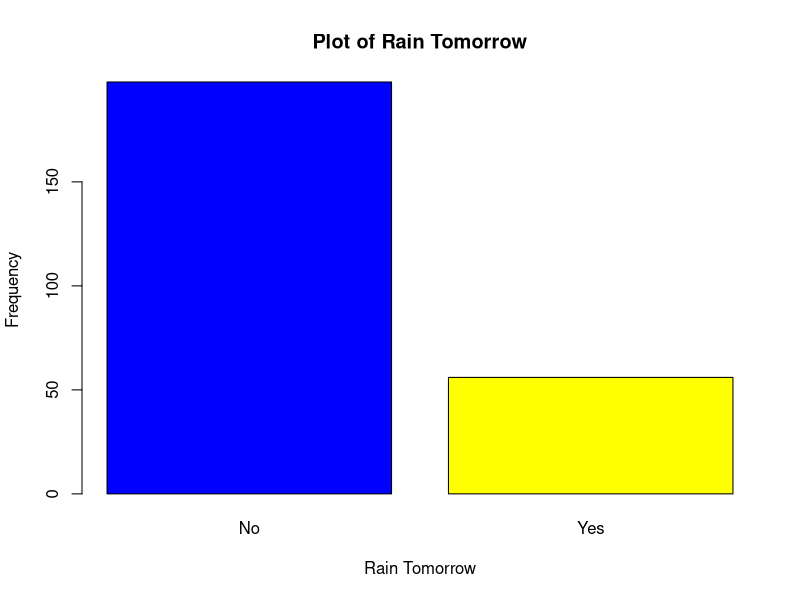
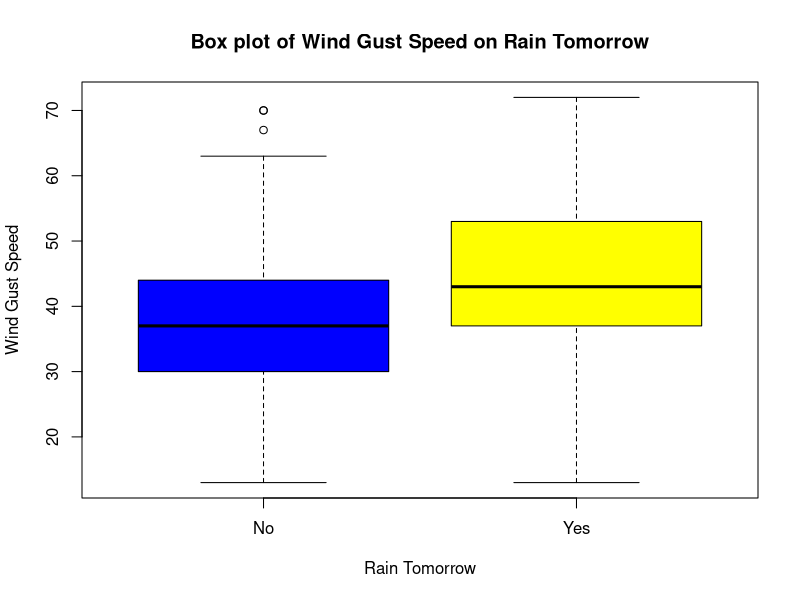
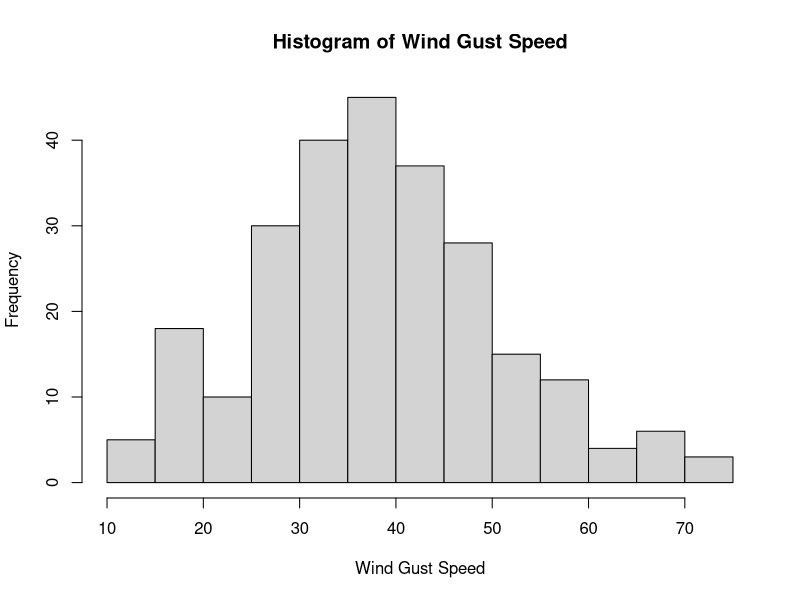
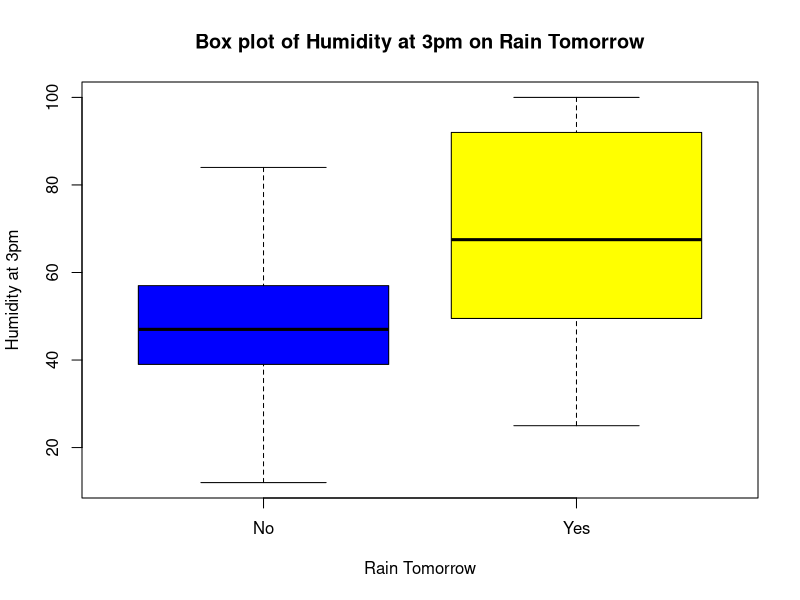
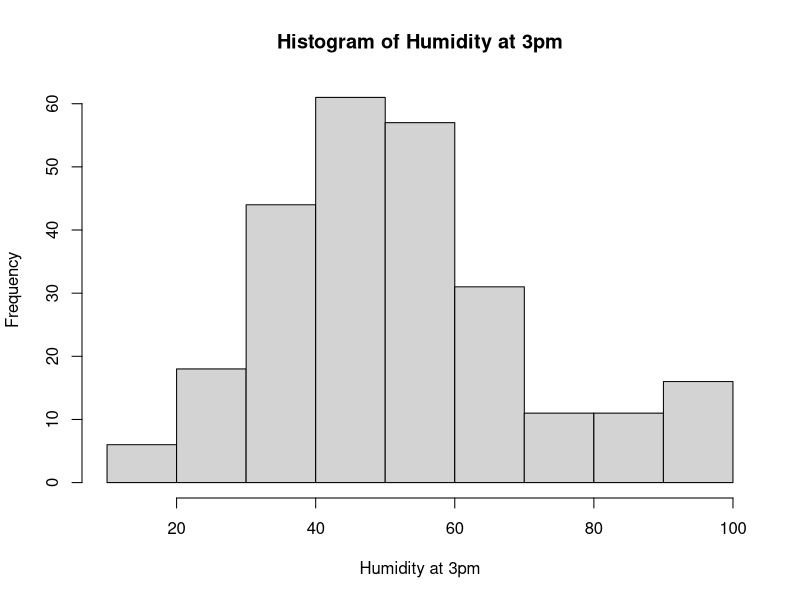
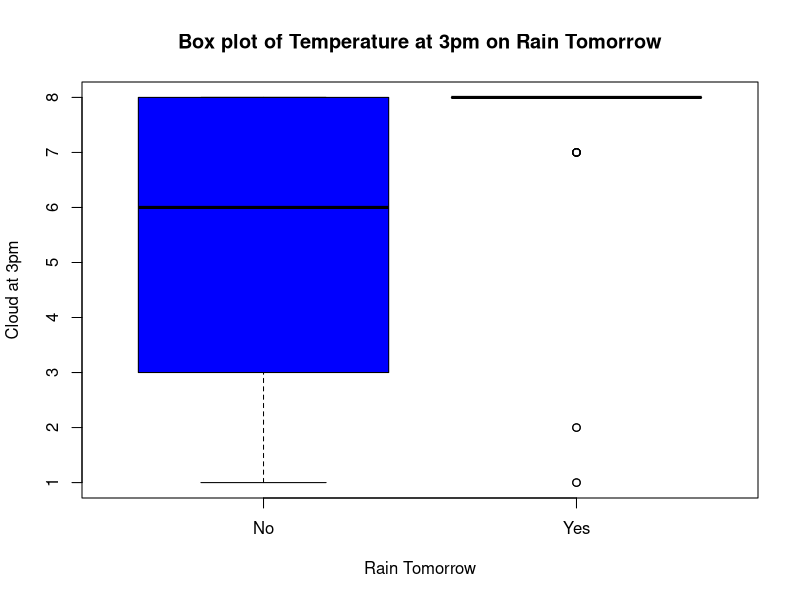
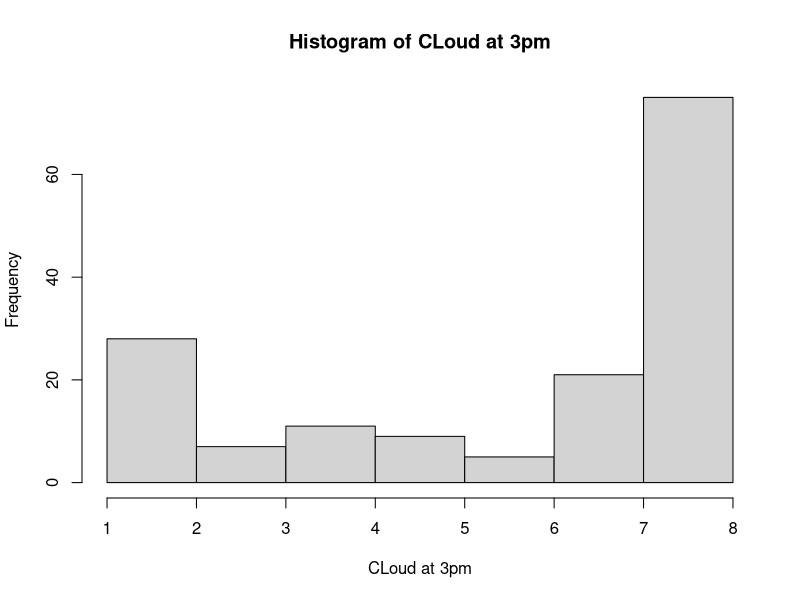
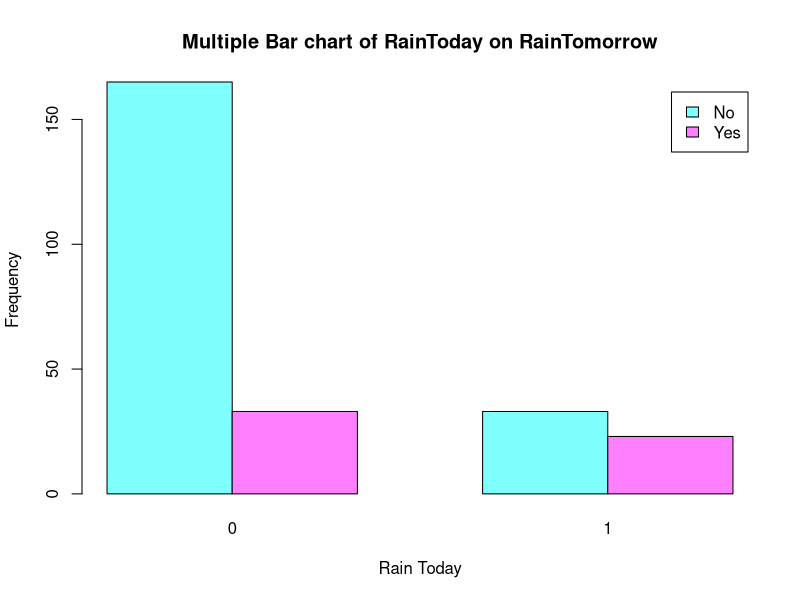

Write the R code that produced these figures, in order.
getwd
######### Question 1############
setwd("~/5310 Project 1")
dat <- read.csv("weather-2021.csv", check.names = F)
dim(dat)
######### Question 2############
#Question 2a
dat=dat[,-c(10)]
#2b
names(dat) <- c("Month", "Date", "MinTemp", "MaxTemp", "Rainfall",
                "Evaporation", "Sunshine", "WindGustDir", "WindGustSpeed",
                "Temp9am", "Humidity9am", "Cloud9am", "WindDir9am",
                "WindSpeed9am", "Pressure9am", "Temp3pm", "Humidity3pm",
                "Cloud3pm", "WindDir3pm", "WindSpeed3pm", "Pressure3pm")
dim(dat)
names(dat)
#2c
data=dat
vnames <- colnames(data)
n <- nrow(data)
out <- NULL
for (j in 1:ncol(data)){
  vname <- colnames(data)[j]
  x <- as.vector(data[,j])
  n1 <- sum(is.na(x), na.rm=TRUE)  # NA
  n2 <- sum(x=="NA", na.rm=TRUE) # "NA"
  n3 <- sum(x==" ", na.rm=TRUE)  # missing
  nmiss <- n1 + n2 + n3
  nmiss <- sum(is.na(x))
  ncomplete <- n-nmiss
  out <- rbind(out, c(col.num=j, v.name=vname, mode=mode(x), n.level=length(unique(x)),
                      ncom=ncomplete, nmiss= nmiss, miss.prop=nmiss/n))
}
out <- as.data.frame(out)
row.names(out) <- NULL
out
#2d
apply(dat,2,FUN=function(x){table(x, useNA = "ifany")})
data[data$WindSpeed9am == "Calm", ]$WindSpeed9am <- 0
table(data$WindSpeed9am,useNA="ifany")
#2e
# WindSpeed3pm data "Calm" cannot be change to 0 because of the presence
# of missing values in the dataset
# error missing values are not allowed in subscripted assignments of data frames
#data[data$WindSpeed3pm == "Calm", ]$WindSpeed3pm <- 0
data$WindSpeed9am <- as.numeric(data$WindSpeed9am)
data$WindSpeed3pm <- as.numeric(data$WindSpeed3pm)
str(data)
# 2f
data$RainToday = c(ifelse(data$Rainfall >1, 1,0))
data$RainTomorrow = c(data$RainToday[2:nrow(data)],NA) 
#2g
write.csv(data,"newDataSet.csv")
######### Question 3###########
data$RainTomorrow <- ifelse(data$RainTomorrow==0, "No", "Yes")
tab=table(data$RainTomorrow,useNA="no")
tab
barplot(tab,names.arg=row.names(tab),col=c("blue","yellow"),ylab="Frequency",xlab="Rain Tomorrow",main="Plot of Rain Tomorrow")

# RainTomorrow on Wind Gust Speed
boxplot<-boxplot(data$WindGustSpeed~data$RainTomorrow,xlab="Rain Tomorrow", ylab="Wind Gust Speed",main="Box plot of Wind Gust Speed on Rain Tomorrow",col=c("blue","yellow"))
hist(data$WindGustSpeed,main="Histogram of Wind Gust Speed",xlab="Wind Gust Speed")
t.test(data$WindGustSpeed~data$RainTomorrow, data=data, alternative = "two.sided",na.action = na.omit)

# RainTomorrow on Humidity at 3pm
boxplot<-boxplot(data$Humidity3pm~data$RainTomorrow,xlab="Rain Tomorrow", ylab="Humidity at 3pm",main="Box plot of Humidity at 3pm on Rain Tomorrow",col=c("blue","yellow"))
hist(data$Humidity3pm,main="Histogram of Humidity at 3pm",xlab="Humidity at 3pm")
t.test(data$Humidity3pm~data$RainTomorrow, data=data, alternative = "two.sided",na.action = na.omit)

# RainTomorrow on Cloud3pm
boxplot<-boxplot(data$Cloud3pm~data$RainTomorrow,xlab="Rain Tomorrow", ylab="Cloud at 3pm",main="Box plot of Temperature at 3pm on Rain Tomorrow",col=c("blue","yellow"))
hist(data$Cloud3pm,main="Histogram of CLoud at 3pm",xlab="CLoud at 3pm")
wilcox.test(data$Cloud3pm~data$RainTomorrow, data=data, alternative = "two.sided",na.action = na.omit)

# RainTomorrow on Rain Today
set.seed(500)
tab2=table(data$RainTomorrow,data$RainToday,useNA = "no")
tab2
barplot(tab2,col=cm.colors(2),legend.text=c("No","Yes"),beside =T,
        xlab="Rain Today",ylab="Frequency",main="Multiple Bar chart of RainToday on RainTomorrow")
fisher.test(tab2,simulate.p.value = T)
chisq.test(tab2)

#####Month on Cloud ###
set.seed(500)
tab= table(data$Month,data$Cloud3pm)
tab
addmargins(tab)
fisher.test(tab,simulate.p.value = T)

